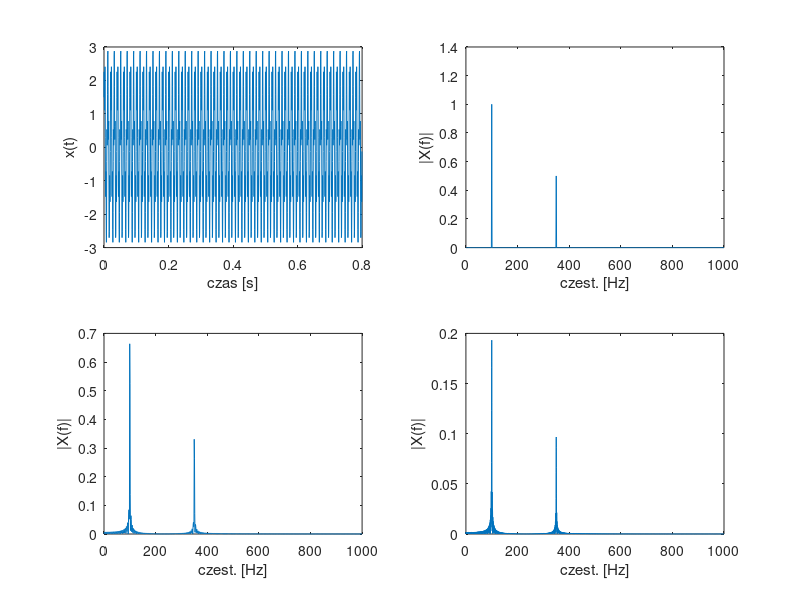

Reproduce this figure in MATLAB.
%Konrad Bialek
%248993
%czwartek TP 9.15;

clear;
f1=100;	% czestotliwosc pierwszej sinosoidy
%f1=250; %f1=137; %c)
A1=2;		% amplituda pierwszej sinusoidy
phi1=0.4;	% faza pierwszej sinusoidy

f2=350;	% czestotliwosc drugiej sinosoidy
%f2=500; %f2=461; %c)
A2=1;		% amplituda drugiej sinusoidy
phi2=0.8;	% faza drugiej sinusoidy

fp=2000;	% czestotliwosc probkowania
N1=1600;	% dlugosc sygnalu
%N1=2000; %N1=8359;  %b)
Nf=1600;
%Nf=1000; %a)

% generuj os czasu
t1=0:1/fp:(N1-1)/fp;

% generuj sygnal i wykres
syg=A1*sin(2*pi*f1*t1+phi1) + A2*sin(2*pi*f2*t1+phi2);
subplot(221);
plot(t1,syg);
xlabel('czas [s]');
ylabel('x(t)');

% wyznacz widmo
widmo=fft(syg,Nf)/Nf;
wid1=abs(widmo);
subplot (222);
N21 = Nf/2 + 1;
f1 = linspace (0, fp/2, N21);
plot (f1, wid1(1:N21));
xlabel ('czest. [Hz]');
ylabel ('|X(f)|');

% --------------  zmiana Nf
Nf = 2048;
%Nf=2000; %a)
wid2 = abs (fft(syg,Nf)/Nf);
N21 = Nf/2 + 1;
f2 = linspace (0, fp/2, N21);
subplot (223);
plot (f2, wid2(1:N21));
xlabel ('czest. [Hz]');
ylabel ('|X(f)|');

% --------------  zmiana Nf
Nf = 2^13;
%Nf=2^14; %a)
wid3 = abs (fft(syg,Nf)/Nf);
N21 = Nf/2 + 1;
f2 = linspace (0, fp/2, N21);
subplot (224);
plot (f2, wid3(1:N21));
xlabel ('czest. [Hz]');
ylabel ('|X(f)|');

set (gcf,'Position',[50 50 1000 700]);